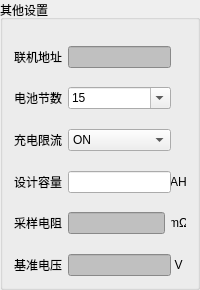
                            <widget class="QGroupBox" name="groupBox_29">
                             <property name="minimumSize">
                              <size>
                               <width>200</width>
                               <height>290</height>
                              </size>
                             </property>
                             <property name="maximumSize">
                              <size>
                               <width>200</width>
                               <height>290</height>
                              </size>
                             </property>
                             <property name="title">
                              <string>其他设置</string>
                             </property>
                             <layout class="QVBoxLayout" name="verticalLayout_53">
                              <property name="topMargin">
                               <number>12</number>
                              </property>
                              <item>
                               <spacer name="verticalSpacer_65">
                                <property name="orientation">
                                 <enum>Qt::Vertical</enum>
                                </property>
                                <property name="sizeHint" stdset="0">
                                 <size>
                                  <width>20</width>
                                  <height>40</height>
                                 </size>
                                </property>
                               </spacer>
                              </item>
                              <item>
                               <layout class="QHBoxLayout" name="horizontalLayout_180">
                                <item>
                                 <widget class="QLabel" name="label_261">
                                  <property name="minimumSize">
                                   <size>
                                    <width>48</width>
                                    <height>0</height>
                                   </size>
                                  </property>
                                  <property name="text">
                                   <string>联机地址</string>
                                  </property>
                                  <property name="alignment">
                                   <set>Qt::AlignCenter</set>
                                  </property>
                                 </widget>
                                </item>
                                <item>
                                 <widget class="QLineEdit" name="lineEdit_124">
                                  <property name="minimumSize">
                                   <size>
                                    <width>103</width>
                                    <height>0</height>
                                   </size>
                                  </property>
                                  <property name="maximumSize">
                                   <size>
                                    <width>16777215</width>
                                    <height>16777215</height>
                                   </size>
                                  </property>
                                  <property name="styleSheet">
                                   <string notr="true">background-color: rgb(192, 192, 192);</string>
                                  </property>
                                  <property name="alignment">
                                   <set>Qt::AlignCenter</set>
                                  </property>
                                  <property name="readOnly">
                                   <bool>true</bool>
                                  </property>
                                 </widget>
                                </item>
                                <item>
                                 <spacer name="horizontalSpacer_83">
                                  <property name="orientation">
                                   <enum>Qt::Horizontal</enum>
                                  </property>
                                  <property name="sizeHint" stdset="0">
                                   <size>
                                    <width>40</width>
                                    <height>20</height>
                                   </size>
                                  </property>
                                 </spacer>
                                </item>
                               </layout>
                              </item>
                              <item>
                               <spacer name="verticalSpacer_66">
                                <property name="orientation">
                                 <enum>Qt::Vertical</enum>
                                </property>
                                <property name="sizeHint" stdset="0">
                                 <size>
                                  <width>20</width>
                                  <height>40</height>
                                 </size>
                                </property>
                               </spacer>
                              </item>
                              <item>
                               <layout class="QHBoxLayout" name="horizontalLayout_181">
                                <item>
                                 <widget class="QLabel" name="label_262">
                                  <property name="minimumSize">
                                   <size>
                                    <width>48</width>
                                    <height>0</height>
                                   </size>
                                  </property>
                                  <property name="text">
                                   <string>电池节数</string>
                                  </property>
                                  <property name="alignment">
                                   <set>Qt::AlignLeading|Qt::AlignLeft|Qt::AlignVCenter</set>
                                  </property>
                                 </widget>
                                </item>
                                <item>
                                 <widget class="QComboBox" name="comboBox_10">
                                  <property name="minimumSize">
                                   <size>
                                    <width>103</width>
                                    <height>0</height>
                                   </size>
                                  </property>
                                  <property name="maximumSize">
                                   <size>
                                    <width>16777215</width>
                                    <height>16777215</height>
                                   </size>
                                  </property>
                                  <property name="editable">
                                   <bool>true</bool>
                                  </property>
                                  <item>
                                   <property name="text">
                                    <string>15</string>
                                   </property>
                                  </item>
                                  <item>
                                   <property name="text">
                                    <string>16</string>
                                   </property>
                                  </item>
                                 </widget>
                                </item>
                                <item>
                                 <spacer name="horizontalSpacer_84">
                                  <property name="orientation">
                                   <enum>Qt::Horizontal</enum>
                                  </property>
                                  <property name="sizeHint" stdset="0">
                                   <size>
                                    <width>40</width>
                                    <height>20</height>
                                   </size>
                                  </property>
                                 </spacer>
                                </item>
                               </layout>
                              </item>
                              <item>
                               <spacer name="verticalSpacer_67">
                                <property name="orientation">
                                 <enum>Qt::Vertical</enum>
                                </property>
                                <property name="sizeHint" stdset="0">
                                 <size>
                                  <width>20</width>
                                  <height>40</height>
                                 </size>
                                </property>
                               </spacer>
                              </item>
                              <item>
                               <layout class="QHBoxLayout" name="horizontalLayout_182">
                                <item>
                                 <widget class="QLabel" name="label_263">
                                  <property name="minimumSize">
                                   <size>
                                    <width>48</width>
                                    <height>0</height>
                                   </size>
                                  </property>
                                  <property name="text">
                                   <string>充电限流</string>
                                  </property>
                                  <property name="alignment">
                                   <set>Qt::AlignLeading|Qt::AlignLeft|Qt::AlignVCenter</set>
                                  </property>
                                 </widget>
                                </item>
                                <item>
                                 <widget class="QComboBox" name="comboBox_11">
                                  <property name="minimumSize">
                                   <size>
                                    <width>103</width>
                                    <height>0</height>
                                   </size>
                                  </property>
                                  <property name="maximumSize">
                                   <size>
                                    <width>16777215</width>
                                    <height>16777215</height>
                                   </size>
                                  </property>
                                  <item>
                                   <property name="text">
                                    <string>ON</string>
                                   </property>
                                  </item>
                                  <item>
                                   <property name="text">
                                    <string>OFF</string>
                                   </property>
                                  </item>
                                 </widget>
                                </item>
                                <item>
                                 <spacer name="horizontalSpacer_85">
                                  <property name="orientation">
                                   <enum>Qt::Horizontal</enum>
                                  </property>
                                  <property name="sizeHint" stdset="0">
                                   <size>
                                    <width>40</width>
                                    <height>20</height>
                                   </size>
                                  </property>
                                 </spacer>
                                </item>
                               </layout>
                              </item>
                              <item>
                               <spacer name="verticalSpacer_68">
                                <property name="orientation">
                                 <enum>Qt::Vertical</enum>
                                </property>
                                <property name="sizeHint" stdset="0">
                                 <size>
                                  <width>20</width>
                                  <height>40</height>
                                 </size>
                                </property>
                               </spacer>
                              </item>
                              <item>
                               <layout class="QHBoxLayout" name="horizontalLayout_183">
                                <item>
                                 <widget class="QLabel" name="label_264">
                                  <property name="minimumSize">
                                   <size>
                                    <width>48</width>
                                    <height>0</height>
                                   </size>
                                  </property>
                                  <property name="text">
                                   <string>设计容量</string>
                                  </property>
                                  <property name="alignment">
                                   <set>Qt::AlignLeading|Qt::AlignLeft|Qt::AlignVCenter</set>
                                  </property>
                                 </widget>
                                </item>
                                <item>
                                 <widget class="QLineEdit" name="lineEdit_125">
                                  <property name="minimumSize">
                                   <size>
                                    <width>103</width>
                                    <height>0</height>
                                   </size>
                                  </property>
                                  <property name="maximumSize">
                                   <size>
                                    <width>16777215</width>
                                    <height>16777215</height>
                                   </size>
                                  </property>
                                  <property name="alignment">
                                   <set>Qt::AlignCenter</set>
                                  </property>
                                 </widget>
                                </item>
                                <item>
                                 <widget class="QLabel" name="label_265">
                                  <property name="minimumSize">
                                   <size>
                                    <width>15</width>
                                    <height>0</height>
                                   </size>
                                  </property>
                                  <property name="text">
                                   <string>AH</string>
                                  </property>
                                  <property name="alignment">
                                   <set>Qt::AlignCenter</set>
                                  </property>
                                 </widget>
                                </item>
                               </layout>
                              </item>
                              <item>
                               <spacer name="verticalSpacer_69">
                                <property name="orientation">
                                 <enum>Qt::Vertical</enum>
                                </property>
                                <property name="sizeHint" stdset="0">
                                 <size>
                                  <width>20</width>
                                  <height>40</height>
                                 </size>
                                </property>
                               </spacer>
                              </item>
                              <item>
                               <layout class="QHBoxLayout" name="horizontalLayout_184">
                                <item>
                                 <widget class="QLabel" name="label_266">
                                  <property name="minimumSize">
                                   <size>
                                    <width>48</width>
                                    <height>0</height>
                                   </size>
                                  </property>
                                  <property name="text">
                                   <string>采样电阻</string>
                                  </property>
                                  <property name="alignment">
                                   <set>Qt::AlignLeading|Qt::AlignLeft|Qt::AlignVCenter</set>
                                  </property>
                                 </widget>
                                </item>
                                <item>
                                 <widget class="QLineEdit" name="lineEdit_126">
                                  <property name="minimumSize">
                                   <size>
                                    <width>0</width>
                                    <height>0</height>
                                   </size>
                                  </property>
                                  <property name="maximumSize">
                                   <size>
                                    <width>16777215</width>
                                    <height>16777215</height>
                                   </size>
                                  </property>
                                  <property name="styleSheet">
                                   <string notr="true">background-color: rgb(192, 192, 192);</string>
                                  </property>
                                  <property name="alignment">
                                   <set>Qt::AlignCenter</set>
                                  </property>
                                  <property name="readOnly">
                                   <bool>true</bool>
                                  </property>
                                 </widget>
                                </item>
                                <item>
                                 <widget class="QLabel" name="label_267">
                                  <property name="minimumSize">
                                   <size>
                                    <width>15</width>
                                    <height>0</height>
                                   </size>
                                  </property>
                                  <property name="text">
                                   <string>mΩ</string>
                                  </property>
                                  <property name="alignment">
                                   <set>Qt::AlignCenter</set>
                                  </property>
                                 </widget>
                                </item>
                               </layout>
                              </item>
                              <item>
                               <spacer name="verticalSpacer_70">
                                <property name="orientation">
                                 <enum>Qt::Vertical</enum>
                                </property>
                                <property name="sizeHint" stdset="0">
                                 <size>
                                  <width>20</width>
                                  <height>40</height>
                                 </size>
                                </property>
                               </spacer>
                              </item>
                              <item>
                               <layout class="QHBoxLayout" name="horizontalLayout_185">
                                <item>
                                 <widget class="QLabel" name="label_268">
                                  <property name="minimumSize">
                                   <size>
                                    <width>48</width>
                                    <height>0</height>
                                   </size>
                                  </property>
                                  <property name="text">
                                   <string>基准电压</string>
                                  </property>
                                  <property name="alignment">
                                   <set>Qt::AlignLeading|Qt::AlignLeft|Qt::AlignVCenter</set>
                                  </property>
                                 </widget>
                                </item>
                                <item>
                                 <widget class="QLineEdit" name="lineEdit_127">
                                  <property name="minimumSize">
                                   <size>
                                    <width>103</width>
                                    <height>0</height>
                                   </size>
                                  </property>
                                  <property name="maximumSize">
                                   <size>
                                    <width>16777215</width>
                                    <height>16777215</height>
                                   </size>
                                  </property>
                                  <property name="styleSheet">
                                   <string notr="true">background-color: rgb(192, 192, 192);</string>
                                  </property>
                                  <property name="alignment">
                                   <set>Qt::AlignCenter</set>
                                  </property>
                                  <property name="readOnly">
                                   <bool>true</bool>
                                  </property>
                                 </widget>
                                </item>
                                <item>
                                 <widget class="QLabel" name="label_269">
                                  <property name="minimumSize">
                                   <size>
                                    <width>15</width>
                                    <height>0</height>
                                   </size>
                                  </property>
                                  <property name="text">
                                   <string>V</string>
                                  </property>
                                  <property name="alignment">
                                   <set>Qt::AlignCenter</set>
                                  </property>
                                 </widget>
                                </item>
                               </layout>
                              </item>
                             </layout>
                            </widget>
